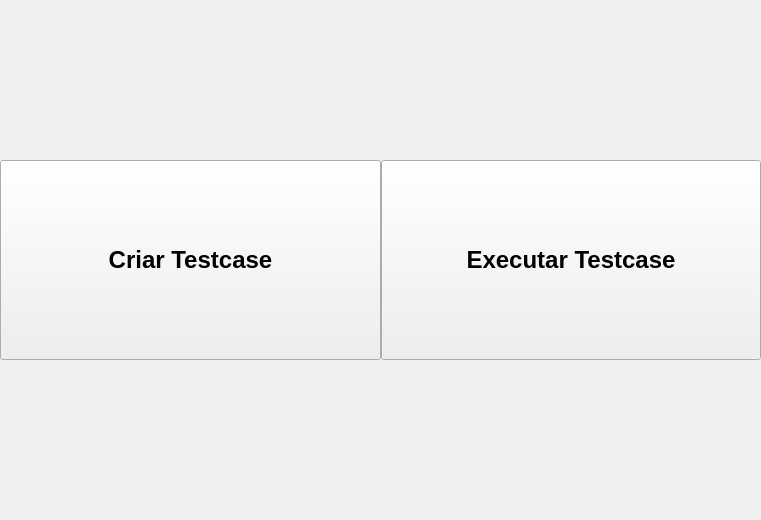
<?xml version="1.0" encoding="UTF-8"?>
<ui version="4.0">
 <class>Form</class>
 <widget class="QWidget" name="Form">
  <property name="geometry">
   <rect>
    <x>0</x>
    <y>0</y>
    <width>761</width>
    <height>520</height>
   </rect>
  </property>
  <property name="windowTitle">
   <string>Main Window</string>
  </property>
  <widget class="QFrame" name="frame">
   <property name="enabled">
    <bool>true</bool>
   </property>
   <property name="geometry">
    <rect>
     <x>0</x>
     <y>0</y>
     <width>761</width>
     <height>520</height>
    </rect>
   </property>
   <property name="minimumSize">
    <size>
     <width>500</width>
     <height>320</height>
    </size>
   </property>
   <property name="styleSheet">
    <string notr="true"/>
   </property>
   <property name="frameShape">
    <enum>QFrame::NoFrame</enum>
   </property>
   <property name="frameShadow">
    <enum>QFrame::Raised</enum>
   </property>
   <layout class="QHBoxLayout" name="horizontalLayout_2">
    <property name="spacing">
     <number>0</number>
    </property>
    <property name="leftMargin">
     <number>0</number>
    </property>
    <property name="topMargin">
     <number>0</number>
    </property>
    <property name="rightMargin">
     <number>0</number>
    </property>
    <property name="bottomMargin">
     <number>0</number>
    </property>
    <item>
     <widget class="QPushButton" name="pushCriar">
      <property name="minimumSize">
       <size>
        <width>150</width>
        <height>200</height>
       </size>
      </property>
      <property name="font">
       <font>
        <pointsize>18</pointsize>
        <bold>true</bold>
       </font>
      </property>
      <property name="text">
       <string>Criar Testcase</string>
      </property>
     </widget>
    </item>
    <item>
     <widget class="QPushButton" name="pushExecutar">
      <property name="minimumSize">
       <size>
        <width>150</width>
        <height>200</height>
       </size>
      </property>
      <property name="font">
       <font>
        <pointsize>18</pointsize>
        <bold>true</bold>
       </font>
      </property>
      <property name="text">
       <string>Executar Testcase</string>
      </property>
     </widget>
    </item>
   </layout>
  </widget>
 </widget>
 <resources/>
 <connections/>
</ui>
